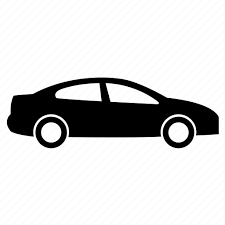
#> input picture images/misc/car.png, 225 x 225 px, given in place of 4.png, which was not available
$ python test_texture.py
#> lines starting #> are read from the running program, lines starting #| are printed output that depends on the picture; after the words box and inside, x2 and y2 are one past the last pixel; in counts of white or black regions, pixels touching at a corner belong together; long printed decimals are rounded; pictures that were not available may be replaced by others from this repository, and a replacement may not be noted
### program/image_processing.py
import numpy as np
import cv2

# [47 lines left out: function rgb_to_hsv, not called in this run]

def rgb_to_grayscale(r, g, b):
    return 0.299 * r + 0.587 * g + 0.114 * b

def load_image_as_bgr(image_location: str):
    return cv2.imread(image_location)

# [5 lines left out: function load_image_as_hsv, not called in this run]

def load_image_as_grayscale(image_location: str) -> np.ndarray:
    image = load_image_as_bgr(image_location)
#> in load_image_as_bgr, returned value is the input picture: shape (225, 225, 3); min 0, max 255, mean 213.7
    # result = np.array([rgb_to_grayscale(bgr[2], bgr[1], bgr[0]) for bgr in row] for row in image)
    result = cv2.cvtColor(image, cv2.COLOR_BGR2GRAY)
    return result

def resize_from_location(image_location: str, width, height) -> np.ndarray:
    img = cv2.imread(image_location, cv2.IMREAD_UNCHANGED)
    return cv2.resize(img, (width, height), interpolation=cv2.INTER_AREA)

def resize_from_array(image: np.ndarray, width, height) -> np.ndarray:
    return cv2.resize(image, (width, height), interpolation=cv2.INTER_AREA)

# [10 lines left out: function split, not called in this run]


def cosine_similarity(vec_1, vec_2):
    return np.dot(vec_1, vec_2) / (np.linalg.norm(vec_1) * np.linalg.norm(vec_2))

def euclidian_distance(vec_1, vec_2):
    return np.linalg.norm(vec_2 - vec_1)

### program/texture_cbir.py
import numpy as np
import image_processing
import cv2
import os

QUANTIZATION = 256
CROPPED_DIMENSION = 300

CONTRAST_WEIGHT = 1/50
HOMOGENEITY_WEIGHT = 1
ENTROPY_WEIGHT = 1

# [8 lines left out: function crop_preprocessing_to_location, not called in this run]

def crop_preprocessing_to_array(image: np.ndarray):
    cropped = image[0:CROPPED_DIMENSION, 0:CROPPED_DIMENSION]
    return cropped


# Prekondisi: Gambar harus berukuran CROPPED_DIMENSION x CROPPED_DIMENSION
def get_co_occurence_matrix(image: np.ndarray) -> np.ndarray:
    all_but_first_column = image[:,1:].ravel()
    all_but_last_column = image[:,:-1].ravel()

    histogram, _, _ = np.histogram2d(all_but_last_column, all_but_first_column, bins=QUANTIZATION, range=[[0, QUANTIZATION - 1], [0, QUANTIZATION - 1]])

    histogram += np.transpose(histogram)
    sum = np.sum(histogram.ravel())
    histogram /= sum

    return histogram

def get_contrast(occurence_matrix: np.ndarray):
    return np.einsum('ij,ij->', occurence_matrix, (np.indices(occurence_matrix.shape)[0] - np.indices(occurence_matrix.shape)[1])**2)

def get_homogeneity(occurence_matrix: np.ndarray):
    return np.einsum('ij,ij->', occurence_matrix, 1 / (1 + (np.indices(occurence_matrix.shape)[0] - np.indices(occurence_matrix.shape)[1])**2))

def get_entropy(occurence_matrix: np.ndarray):
    non_zero_mask = (occurence_matrix != 0)

    log_result = occurence_matrix[non_zero_mask] * np.log(occurence_matrix[non_zero_mask])
    return -np.sum(log_result)

# Prekondisi: Gambar harus berukuran CROPPED_DIMENSION x CROPPED_DIMENSION
def get_vector_from_occurence_matrix(occurence_matrix: np.ndarray):
    contrast = get_contrast(occurence_matrix)
    homogeneity = get_homogeneity(occurence_matrix)
    entropy = get_entropy(occurence_matrix)
    return np.array([contrast * CONTRAST_WEIGHT, homogeneity * HOMOGENEITY_WEIGHT, entropy * ENTROPY_WEIGHT])

# Prekondisi: Gambar harus berukuran CROPPED_DIMENSION x CROPPED_DIMENSION
# [4 lines left out: function get_vector_from_location, not called in this run]


def compare_from_location(input_image_location: str, dataset_image_location: str):
    input_image = image_processing.load_image_as_grayscale(input_image_location)
    dataset_image = image_processing.load_image_as_grayscale(dataset_image_location)
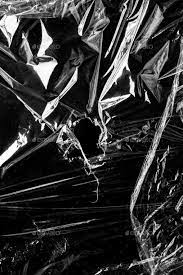
#> input picture images/plastic/14.jpg, 183 x 275 px, given in place of 1.png, which was not available
#> in load_image_as_bgr, returned value is the input picture: shape (275, 183, 3); min 0, max 255, mean 50.6

    input_matrix = get_co_occurence_matrix(input_image)
#> in get_co_occurence_matrix, `histogram, _, _ = np.histogram2d(all_but_last_column, all_but_first_co..`:
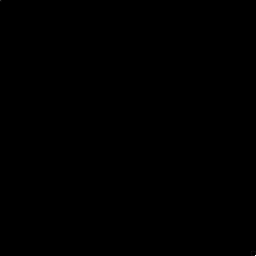
#> histogram: shape (256, 256) float64; min 0, max 23059, mean 0.8; drawn with min black and max white
#> in get_co_occurence_matrix, `histogram += np.transpose(histogram)`: histogram: shape (256, 256) float64; 0.98% of pixels changed, all inside (x1, y1, x2, y2) = (0, 0, 256, 256)
#> in get_co_occurence_matrix, `sum = np.sum(histogram.ravel())`: sum = 100800
#> in get_co_occurence_matrix, `histogram /= sum`: histogram: shape (256, 256) float64; min 0, max 0.458, mean 1.53e-05
    dataset_matrix = get_co_occurence_matrix(dataset_image)

    input_vector = get_vector_from_occurence_matrix(input_matrix)
#> in get_vector_from_occurence_matrix, `contrast = get_contrast(occurence_matrix)`: contrast = 352.4
#> in get_vector_from_occurence_matrix, `homogeneity = get_homogeneity(occurence_matrix)`: homogeneity = 0.704
#> in get_entropy, `non_zero_mask = (occurence_matrix != 0)`:
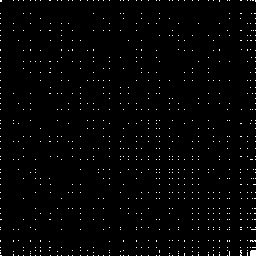
#> non_zero_mask: shape (256, 256) bool; 1.4% white in thin lines or dots
#> in get_entropy, `log_result = occurence_matrix[non_zero_mask] * np.log(occurence_matrix..`: log_result = 938 values, max -0.000114 at index 43, min -0.358 at index 937, mean -0.00267
#> in get_vector_from_occurence_matrix, `entropy = get_entropy(occurence_matrix)`: entropy = 2.51
    dataset_vector = get_vector_from_occurence_matrix(dataset_matrix)

    print("Input vector", input_vector)
    print("Dataset vector", dataset_vector)

    return image_processing.cosine_similarity(input_vector, dataset_vector)

# [8 lines left out: function compare_from_array, not called in this run]

### program/test_texture.py
import texture_cbir
import time


def test_get_vector():
    location_1 = "/home/azzmi/projects/Algeo02-22021/images/misc/car.png"

    vector_1 = texture_cbir.get_vector_from_location(location_1)
    print(vector_1)


def test_compare():
    # Ini tes nya harus pakai gambar tekstur, bukan gambar asal
    location_1 = "/home/azzmi/projects/Algeo02-22021/images/texture/14.png"
    location_2 = "/home/azzmi/projects/Algeo02-22021/images/texture/16.png"

    result = texture_cbir.compare_from_location(location_1, location_2)
    return result

def test_compare_from_dataset():
    folder_location = "/home/azzmi/projects/Algeo02-22021/images/texture/"
    input_image = 4
    input_location = folder_location + f"{input_image}.png"

    best_similarity = -1
    best_name = 1
    for i in range(1, 21):
        if i == input_image:
            continue

        file_location = folder_location + f"{i}.png"
        similarity = texture_cbir.compare_from_location(input_location, file_location)
#> in compare_from_location, `input_vector = get_vector_from_occurence_matrix(input_matrix)`: input_vector = [7.05, 0.704, 2.51]
#> in get_entropy (call 2), `non_zero_mask = (occurence_matrix != 0)`:
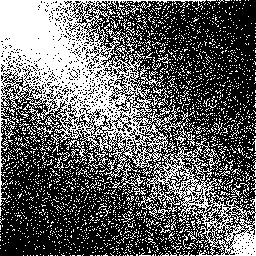
#> non_zero_mask: shape (256, 256) bool; 38.4% white; 2256 white regions (2215 under 20 px), largest, box (x1, y1, x2, y2) and area: (0, 0, 256, 256) 18163, (174, 118, 195, 147) 129, (118, 174, 147, 195) 129
#> in compare_from_location, `dataset_vector = get_vector_from_occurence_matrix(dataset_matrix)`: dataset_vector = [36.62, 0.202, 8.35]
#| Input vector [7.048 0.7037 2.505 ]
#| Dataset vector [36.617  0.2021  8.354]
#> similarity = 0.989
        if similarity > best_similarity:
            best_name = i
            best_similarity = similarity
#> best_similarity = 0.989

    print(best_name)

if __name__ == "__main__":
    start_time = time.time()

#> (the run stopped early here; a loop or call above may not have finished)
